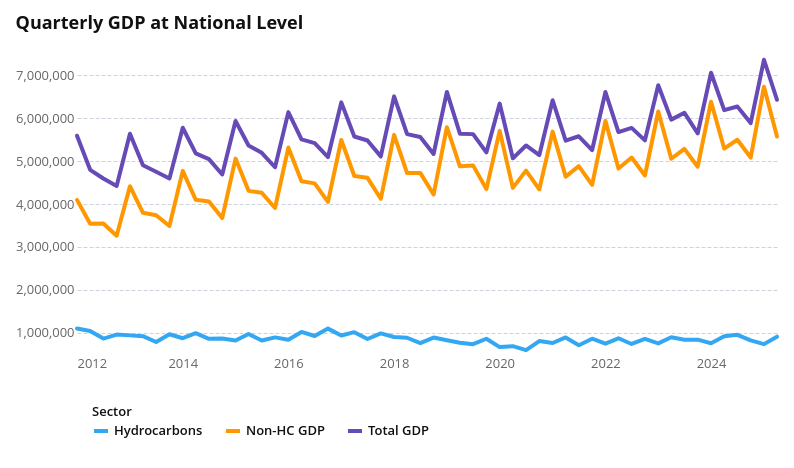

This figure's notebook cell:
### Code cell
alt.Chart(df_summary).mark_line().encode(
    x=alt.X("date:T", title=""),
    y=alt.Y("gdp:Q", title="", scale=alt.Scale(zero=False)),
    color=alt.Color("sector:N", title="Sector"),
    tooltip=[
        alt.Tooltip("sector:N", title="Sector"),
        alt.Tooltip("date:T", title="Date", format="%Y-Q%q"),
        alt.Tooltip("gdp:Q", title="GDP (constant prices, bn DZD)", format=",.0f"),
    ],
).properties(
    width=700,
    height=300,
    title=alt.Title(
        "Quarterly GDP at National Level",
        subtitle="",
    ),
)

### Figure 1 — Vega-Lite specification as saved in the notebook (floating-point values rounded to 4 significant figures; data arrays with more than 128 entries replaced by an {"elided": "..."} marker saying what was removed)
{"config": {"background": "white", "padding": 15, "mark": {"tooltip": true}, "point": {"filled": true, "size": 60, "stroke": "white", "strokeWidth": 1}, "circle": {"filled": true, "stroke": "white", "strokeWidth": 1}, "square": {"filled": true, "stroke": "white", "strokeWidth": 1}, "line": {"strokeWidth": 4, "strokeCap": "round", "strokeJoin": "round"}, "bar": {"cornerRadiusEnd": 0}, "area": {"opacity": 0.7}, "arc": {"stroke": "white", "strokeWidth": 1}, "rect": {"stroke": "#8A969F", "strokeWidth": 0.5}, "geoshape": {"stroke": "#666666", "strokeWidth": 0.3, "strokeJoin": "round", "strokeCap": "round"}, "title": {"font": "Open Sans, sans-serif", "fontSize": 18, "fontWeight": 700, "lineHeight": 22, "color": "#111111", "anchor": "start", "offset": 21, "subtitleFont": "Open Sans, sans-serif", "subtitleFontSize": 15, "subtitleFontWeight": 400, "subtitleLineHeight": 18, "subtitleColor": "#666666", "subtitlePadding": 3}, "axis": {"domain": false, "grid": true, "gridColor": "#CED4DE", "gridDash": [4, 2], "gridWidth": 1, "labelFont": "Open Sans, sans-serif", "labelFontSize": 13, "labelFontWeight": 400, "labelColor": "#666666", "labelPadding": 3, "tickColor": "#CED4DE", "tickSize": 5, "tickCount": 5, "titleFont": "Open Sans, sans-serif", "titleFontSize": 13, "titleFontWeight": 600, "titleColor": "#111111", "titlePadding": 9}, "axisX": {"grid": false, "tickSize": 0, "labelAngle": 0}, "axisY": {"domain": false, "ticks": false, "gridColor": "#CED4DE", "gridDash": [4, 2], "gridWidth": 1}, "axisQuantitative": {"tickCount": 5}, "axisBand": {"labelPadding": 6, "tickSize": 0}, "axisTemporal": {"grid": false}, "legend": {"labelFont": "Open Sans, sans-serif", "labelFontSize": 13, "labelFontWeight": 600, "labelColor": "#111111", "titleFont": "Open Sans, sans-serif", "titleFontSize": 13, "titleFontWeight": 600, "titleColor": "#111111", "titlePadding": 3, "symbolSize": 196, "symbolStrokeWidth": 0, "padding": 15, "offset": 21, "columnPadding": 21, "orient": "bottom", "labelLimit": 200, "titleLimit": 200}, "view": {"stroke": null, "continuousWidth": 600, "continuousHeight": 400}, "range": {"category": ["#34A7F2", "#FF9800", "#664AB6", "#4EC2C0", "#F3578E", "#081079", "#0C7C68", "#AA0000", "#DDDA21"], "diverging": ["#920000", "#BD6126", "#E3A763", "#EFEFEF", "#80BDE7", "#3587C3", "#025288"], "heatmap": ["#E3F6FD", "#75CCEC", "#089BD4", "#0169A1", "#023B6F"], "ordinal": ["#E3F6FD", "#75CCEC", "#089BD4", "#0169A1", "#023B6F"], "ramp": ["#E3F6FD", "#75CCEC", "#089BD4", "#0169A1", "#023B6F"]}, "scale": {"bandPaddingInner": 0.2, "bandPaddingOuter": 0.1, "pointPadding": 0.5}, "header": {"labelFont": "Open Sans, sans-serif", "labelFontSize": 13, "labelFontWeight": 600, "labelColor": "#111111", "titleFont": "Open Sans, sans-serif", "titleFontSize": 15, "titleFontWeight": 600, "titleColor": "#111111"}, "concat": {"spacing": 18}, "facet": {"spacing": 18}, "selection": {"point": {"on": "click", "clear": "dblclick"}, "interval": {"mark": {"fill": "#0071BC", "fillOpacity": 0.15, "stroke": "#0071BC", "strokeWidth": 1}}}}, "data": {"name": "data-123ea543046815000cda3bd9d7bceaed"}, "mark": {"type": "line"}, "encoding": {"color": {"field": "sector", "title": "Sector", "type": "nominal"}, "tooltip": [{"field": "sector", "title": "Sector", "type": "nominal"}, {"field": "date", "format": "%Y-Q%q", "title": "Date", "type": "temporal"}, {"field": "gdp", "format": ",.0f", "title": "GDP (constant prices, bn DZD)", "type": "quantitative"}], "x": {"field": "date", "title": "", "type": "temporal"}, "y": {"field": "gdp", "scale": {"zero": false}, "title": "", "type": "quantitative"}}, "height": 300, "title": {"text": "Quarterly GDP at National Level", "subtitle": ""}, "width": 700, "$schema": "https://vega.github.io/schema/vega-lite/v6.1.0.json", "datasets": {"data-123ea543046815000cda3bd9d7bceaed": {"elided": "162 records"}}}
